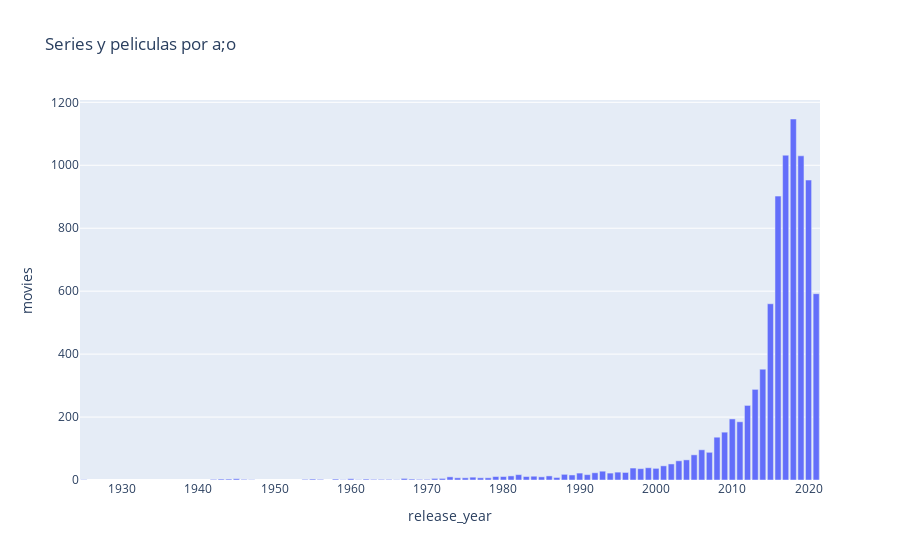

Source (notebook cell):
### Code cell
#Grafico de barras
#Numero de peliculas y series por a;o
# Uso de Plotly.bar
fig = px.bar(df_movies_year, x = "release_year", y="movies", title="Series y peliculas por a;o")
fig.show()

### Figure 1 — Plotly figure (JSON) as saved in the notebook; plotly's stock layout.template omitted (floating-point values rounded to 4 significant figures)
{"data": [{"alignmentgroup": "True", "hovertemplate": "release_year=%{x}<br>movies=%{y}<extra></extra>", "legendgroup": "", "marker": {"color": "#636efa", "pattern": {"shape": ""}}, "name": "", "offsetgroup": "", "orientation": "v", "showlegend": false, "textposition": "auto", "type": "bar", "x": [1925, 1942, 1943, 1944, 1945, 1946, 1947, 1954, 1955, 1956, 1958, 1959, 1960, 1961, 1962, 1963, 1964, 1965, 1966, 1967, 1968, 1969, 1970, 1971, 1972, 1973, 1974, 1975, 1976, 1977, 1978, 1979, 1980, 1981, 1982, 1983, 1984, 1985, 1986, 1987, 1988, 1989, 1990, 1991, 1992, 1993, 1994, 1995, 1996, 1997, 1998, 1999, 2000, 2001, 2002, 2003, 2004, 2005, 2006, 2007, 2008, 2009, 2010, 2011, 2012, 2013, 2014, 2015, 2016, 2017, 2018, 2019, 2020, 2021], "xaxis": "x", "y": [1, 2, 3, 3, 4, 2, 1, 2, 3, 2, 3, 1, 4, 1, 3, 2, 2, 2, 1, 5, 3, 2, 2, 5, 5, 10, 7, 7, 9, 7, 7, 11, 11, 13, 17, 11, 12, 10, 13, 8, 18, 16, 22, 17, 23, 28, 22, 25, 24, 38, 36, 39, 37, 45, 51, 61, 64, 80, 96, 88, 136, 152, 194, 185, 237, 288, 352, 560, 902, 1032, 1147, 1030, 953, 592], "yaxis": "y"}], "layout": {"barmode": "relative", "legend": {"tracegroupgap": 0}, "title": {"text": "Series y peliculas por a;o"}, "xaxis": {"anchor": "y", "domain": [0, 1], "title": {"text": "release_year"}}, "yaxis": {"anchor": "x", "domain": [0, 1], "title": {"text": "movies"}}}}
